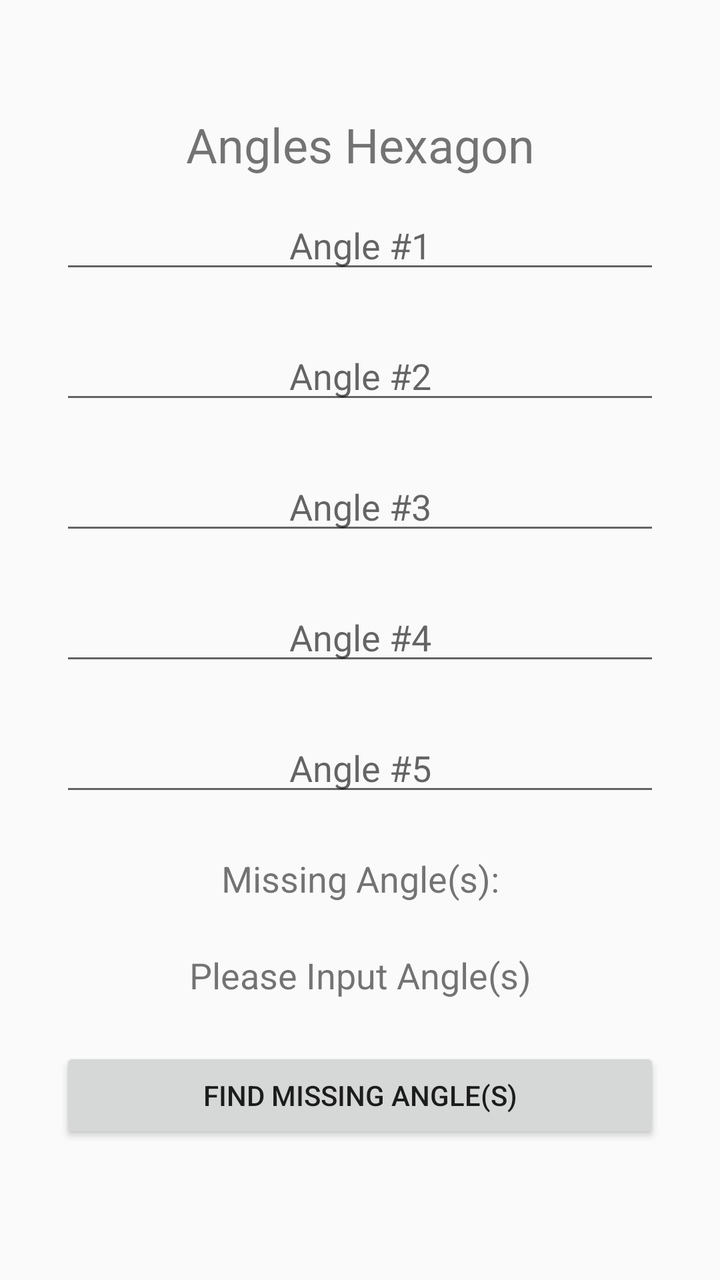
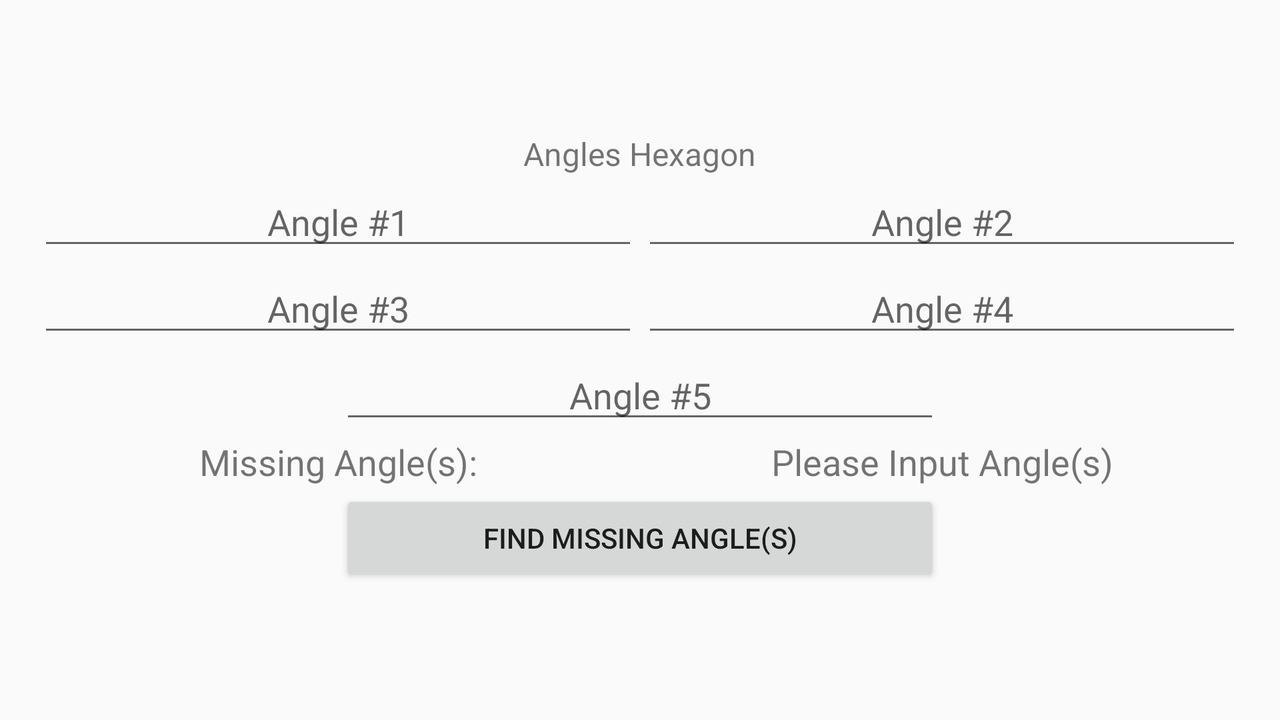

Two renders of one Android screen. The first uses the default layout on a phone; the second uses the alternative layout the repository ships for a different screen configuration, on a matching device. The two XML files are below.
<!-- AndroidManifest.xml: application theme Theme.CalculatorKit -->
<!-- res/layout/activity_angles_hexagon.xml -->
<?xml version="1.0" encoding="utf-8"?>
<LinearLayout xmlns:android="http://schemas.android.com/apk/res/android"
    xmlns:tools="http://schemas.android.com/tools"
    android:layout_width="match_parent"
    android:layout_height="match_parent"
    android:gravity="center"
    android:orientation="vertical">

    <TextView
        android:layout_width="300dp"
        android:layout_height="wrap_content"
        android:gravity="center"
        android:textSize="24dp"
        android:text="Angles Hexagon" />

    <EditText
        android:id="@+id/etAngle1"
        android:layout_width="300dp"
        android:layout_height="wrap_content"
        android:layout_margin="12dp"
        android:gravity="center"
        android:ems="10"
        android:hint="Angle #1"
        android:inputType = "numberPassword"/>

    <EditText
        android:id="@+id/etAngle2"
        android:layout_width="300dp"
        android:layout_height="wrap_content"
        android:layout_margin="12dp"
        android:gravity="center"
        android:ems="10"
        android:hint="Angle #2"
        android:inputType = "numberPassword"/>

    <EditText
        android:id="@+id/etAngle3"
        android:layout_width="300dp"
        android:layout_height="wrap_content"
        android:layout_margin="12dp"
        android:gravity="center"
        android:ems="10"
        android:hint="Angle #3"
        android:inputType = "numberPassword"/>

    <EditText
        android:id="@+id/etAngle4"
        android:layout_width="300dp"
        android:layout_height="wrap_content"
        android:layout_margin="12dp"
        android:gravity="center"
        android:ems="10"
        android:hint="Angle #4"
        android:inputType = "numberPassword"/>

    <EditText
        android:id="@+id/etAngle5"
        android:layout_width="300dp"
        android:layout_height="wrap_content"
        android:layout_margin="12dp"
        android:gravity="center"
        android:ems="10"
        android:hint="Angle #5"
        android:inputType = "numberPassword"/>

    <TextView
        android:layout_width="300dp"
        android:layout_height="wrap_content"
        android:layout_margin="12dp"
        android:gravity="center"
        android:textSize="18dp"
        android:text="Missing Angle(s):" />

    <TextView
        android:id="@+id/tvMissingAngle"
        android:layout_width="300dp"
        android:layout_height="wrap_content"
        android:layout_margin="12dp"
        android:gravity="center"
        android:textSize="18dp"
        android:text="Please Input Angle(s)" />

    <Button
        android:id="@+id/btnFindMissingAngle"
        android:layout_width="300dp"
        android:layout_height="wrap_content"
        android:layout_margin="12dp"
        android:text="Find missing angle(s)"/>


</LinearLayout>
<!-- resources referenced by this layout -->
<resources>
  <style name="Theme.CalculatorKit" parent="Theme.AppCompat.Light.DarkActionBar">
          
          <item name="colorPrimary">@color/purple_500</item>
          <item name="colorPrimaryDark">@color/purple_700</item>
          <item name="colorAccent">@color/teal_200</item>
          
      </style>
</resources>
<!-- res/layout-land/activity_angles_hexagon.xml (the repository's variant of the layout above) -->
<!-- drawn on the phone turned sideways -->
<?xml version="1.0" encoding="utf-8"?>
<LinearLayout xmlns:android="http://schemas.android.com/apk/res/android"
    xmlns:tools="http://schemas.android.com/tools"
    android:layout_width="match_parent"
    android:layout_height="match_parent"
    android:gravity="center"
    android:orientation="vertical">

    <TextView
        android:layout_width="wrap_content"
        android:layout_height="wrap_content"
        android:layout_gravity="center_horizontal"
        android:textSize="16dp"
        android:text="Angles Hexagon" />

    <LinearLayout
        android:layout_width="wrap_content"
        android:layout_height="wrap_content"
        android:layout_gravity="center_vertical|center_horizontal">

        <EditText
            android:id="@+id/etAngle1"
            android:layout_width="300dp"
            android:layout_height="wrap_content"
            android:layout_margin="1dp"
            android:gravity="center"
            android:ems="10"
            android:hint="Angle #1"
            android:inputType = "numberPassword"/>

        <EditText
            android:id="@+id/etAngle2"
            android:layout_width="300dp"
            android:layout_height="wrap_content"
            android:layout_margin="1dp"
            android:gravity="center"
            android:ems="10"
            android:hint="Angle #2"
            android:inputType = "numberPassword"/>

    </LinearLayout>

    <LinearLayout
        android:layout_width="wrap_content"
        android:layout_height="wrap_content"
        android:layout_gravity="center_vertical|center_horizontal">

        <EditText
            android:id="@+id/etAngle3"
            android:layout_width="300dp"
            android:layout_height="wrap_content"
            android:layout_margin="1dp"
            android:gravity="center"
            android:ems="10"
            android:hint="Angle #3"
            android:inputType = "numberPassword"/>

        <EditText
            android:id="@+id/etAngle4"
            android:layout_width="300dp"
            android:layout_height="wrap_content"
            android:layout_margin="1dp"
            android:gravity="center"
            android:ems="10"
            android:hint="Angle #4"
            android:inputType = "numberPassword"/>

    </LinearLayout>

    <LinearLayout
        android:layout_width="wrap_content"
        android:layout_height="wrap_content"
        android:layout_gravity="center_vertical|center_horizontal">

        <EditText
            android:id="@+id/etAngle5"
            android:layout_width="300dp"
            android:layout_height="wrap_content"
            android:layout_margin="1dp"
            android:gravity="center"
            android:ems="10"
            android:hint="Angle #5"
            android:inputType = "numberPassword"/>

    </LinearLayout>
    
    <LinearLayout
        android:layout_width="wrap_content"
        android:layout_height="wrap_content"
        android:layout_gravity="center_vertical|center_horizontal">

        <TextView
            android:layout_width="300dp"
            android:layout_height="wrap_content"
            android:layout_margin="1dp"
            android:gravity="center"
            android:textSize="18dp"
            android:text="Missing Angle(s):" />

        <TextView
            android:id="@+id/tvMissingAngle"
            android:layout_width="300dp"
            android:layout_height="wrap_content"
            android:layout_margin="1dp"
            android:gravity="center"
            android:textSize="18dp"
            android:text="Please Input Angle(s)" />

    </LinearLayout>
    
    <Button
        android:id="@+id/btnFindMissingAngle"
        android:layout_width="300dp"
        android:layout_height="wrap_content"
        android:layout_margin="1dp"
        android:text="Find missing angle(s)"/>

</LinearLayout>
